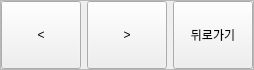
           <widget class="QFrame" name="frame_btns_4">
            <property name="minimumSize">
             <size>
              <width>0</width>
              <height>70</height>
             </size>
            </property>
            <property name="maximumSize">
             <size>
              <width>16777215</width>
              <height>70</height>
             </size>
            </property>
            <property name="frameShape">
             <enum>QFrame::StyledPanel</enum>
            </property>
            <property name="frameShadow">
             <enum>QFrame::Raised</enum>
            </property>
            <layout class="QHBoxLayout" name="horizontalLayout_14">
             <property name="leftMargin">
              <number>0</number>
             </property>
             <property name="topMargin">
              <number>0</number>
             </property>
             <property name="rightMargin">
              <number>0</number>
             </property>
             <property name="bottomMargin">
              <number>0</number>
             </property>
             <item>
              <widget class="QPushButton" name="pushButton_10">
               <property name="sizePolicy">
                <sizepolicy hsizetype="Minimum" vsizetype="Preferred">
                 <horstretch>0</horstretch>
                 <verstretch>0</verstretch>
                </sizepolicy>
               </property>
               <property name="text">
                <string>&lt;</string>
               </property>
              </widget>
             </item>
             <item>
              <widget class="QPushButton" name="pushButton_11">
               <property name="sizePolicy">
                <sizepolicy hsizetype="Minimum" vsizetype="Preferred">
                 <horstretch>0</horstretch>
                 <verstretch>0</verstretch>
                </sizepolicy>
               </property>
               <property name="text">
                <string>&gt;</string>
               </property>
              </widget>
             </item>
             <item>
              <widget class="QPushButton" name="pushButton_12">
               <property name="sizePolicy">
                <sizepolicy hsizetype="Minimum" vsizetype="Preferred">
                 <horstretch>0</horstretch>
                 <verstretch>0</verstretch>
                </sizepolicy>
               </property>
               <property name="text">
                <string>뒤로가기</string>
               </property>
              </widget>
             </item>
            </layout>
           </widget>
